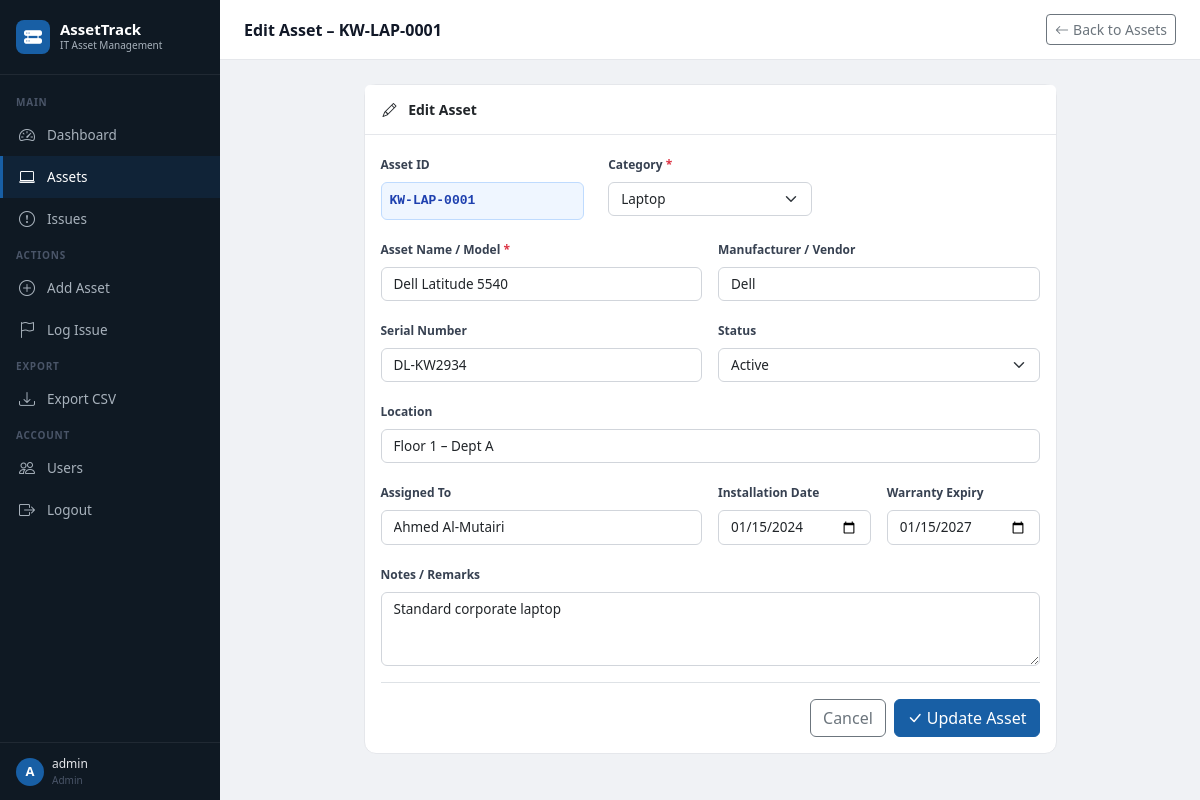
Page /assets/KW-LAP-0001/edit (signed in) on the committed database.
### tables this page shows
CREATE TABLE users (
            id INTEGER PRIMARY KEY AUTOINCREMENT,
            username TEXT UNIQUE NOT NULL,
            password TEXT NOT NULL,
            role TEXT DEFAULT 'viewer',
            created_at TEXT DEFAULT (datetime('now'))
        );

CREATE TABLE assets (
            id INTEGER PRIMARY KEY AUTOINCREMENT,
            asset_id TEXT UNIQUE NOT NULL,
            name TEXT NOT NULL,
            category TEXT NOT NULL,
            manufacturer TEXT,
            serial_number TEXT,
            location TEXT,
            assigned_to TEXT,
            install_date TEXT,
            warranty_expiry TEXT,
            status TEXT DEFAULT 'Active',
            notes TEXT,
            created_at TEXT DEFAULT (datetime('now'))
        );

### app.py (the view, shortened to what this page needs)
@app.route('/assets/<asset_id>/edit', methods=['GET', 'POST'])
@login_required
def edit_asset(asset_id):
    conn = get_db()
    c = conn.cursor()
    c.execute("SELECT * FROM assets WHERE asset_id=?", (asset_id,))
    asset = c.fetchone()
    if not asset:
        flash('Asset not found.', 'error')
        return redirect(url_for('assets'))
    conn.close()
    return render_template('asset_form.html', asset=asset, categories=list(CATEGORY_CODES.keys()))

### app.py (called while the page is built)
@login_manager.user_loader
def load_user(user_id):
    conn = get_db()
    c = conn.cursor()
    c.execute("SELECT * FROM users WHERE id=?", (user_id,))
    row = c.fetchone()
    conn.close()
    if row:
        return User(row['id'], row['username'], row['role'])
    return None

def get_db():
    conn = sqlite3.connect(DB_PATH)
    conn.row_factory = sqlite3.Row
    return conn

### templates/asset_form.html (shortened to what this page needs)
{% extends "base.html" %}
{% block page_title %}{{ 'Edit Asset – ' + asset['asset_id'] if asset else 'Add New Asset' }}{% endblock %}
{% block topbar_actions %}
<a href="{{ url_for('assets') }}" class="btn btn-outline-secondary btn-sm"><i class="bi bi-arrow-left me-1"></i>Back to Assets</a>
{% endblock %}
{% block content %}
<div class="row justify-content-center">
<div class="col-lg-9">
<div class="card">
    <div class="card-header">
        <i class="bi bi-{{ 'pencil' if asset else 'plus-circle' }} me-2"></i>
        {{ 'Edit Asset' if asset else 'Add New Asset' }}
    </div>
    <div class="card-body">
        <form method="post">
            {% if not asset %}
            <div class="row mb-3">
                <div class="col-md-4">
                    <label class="form-label">Category <span class="text-danger">*</span></label>
                    <select name="category" id="category-select" class="form-select" required onchange="updatePreviewId(this.value)">
                        {% for cat in categories %}
                        <option value="{{ cat }}">{{ cat }}</option>
                        {% endfor %}
                    </select>
                </div>
                <div class="col-md-4">
                    <label class="form-label">Asset ID (Auto-generated)</label>
                    <div class="p-2 rounded" style="background:#eff6ff; border:1px solid #bfdbfe; font-family:monospace; font-size:13px; color:#1e40af; font-weight:600" id="preview-id">
                        {{ preview_ids['Laptop'] if preview_ids else 'KW-LAP-0001' }}
                    </div>
                </div>
            </div>
            {% else %}
            <div class="row mb-3">
                <div class="col-md-4">
                    <label class="form-label">Asset ID</label>
                    <div class="p-2 rounded" style="background:#eff6ff; border:1px solid #bfdbfe; font-family:monospace; font-size:13px; color:#1e40af; font-weight:600">
                        {{ asset['asset_id'] }}
                    </div>
                </div>
                <div class="col-md-4">
                    <label class="form-label">Category <span class="text-danger">*</span></label>
                    <select name="category" class="form-select" required>
                        {% for cat in categories %}
                        <option value="{{ cat }}" {{ 'selected' if asset['category'] == cat }}>{{ cat }}</option>
                        {% endfor %}
                    </select>
                </div>
            </div>
            {% endif %}
            <div class="row g-3 mb-3">
                <div class="col-md-6">
                    <label class="form-label">Asset Name / Model <span class="text-danger">*</span></label>
                    <input type="text" name="name" class="form-control" placeholder="e.g. Dell Latitude 5540" value="{{ asset['name'] if asset else '' }}" required>
                </div>
                <div class="col-md-6">
                    <label class="form-label">Manufacturer / Vendor</label>
                    <input type="text" name="manufacturer" class="form-control" placeholder="e.g. Dell, HP, Cisco" value="{{ asset['manufacturer'] if asset else '' }}">
                </div>
                <div class="col-md-6">
                    <label class="form-label">Serial Number</label>
                    <input type="text" name="serial_number" class="form-control" placeholder="e.g. DL-KW2934" value="{{ asset['serial_number'] if asset else '' }}">
                </div>
                <div class="col-md-6">
                    <label class="form-label">Status</label>
                    <select name="status" class="form-select">
                        {% for s in ['Active', 'In Repair', 'In Storage', 'Retired'] %}
                        <option value="{{ s }}" {{ 'selected' if asset and asset['status'] == s }}>{{ s }}</option>
                        {% endfor %}
                    </select>
                </div>
                <div class="col-md-12">
                    <label class="form-label">Location</label>
                    <input type="text" name="location" class="form-control" placeholder="e.g. Head Office – Floor 2 – Finance Dept" value="{{ asset['location'] if asset else '' }}">
                </div>
                <div class="col-md-6">
                    <label class="form-label">Assigned To</label>
                    <input type="text" name="assigned_to" class="form-control" placeholder="Employee name or department" value="{{ asset['assigned_to'] if asset else '' }}">
                </div>
                <div class="col-md-3">
                    <label class="form-label">Installation Date</label>
                    <input type="date" name="install_date" class="form-control" value="{{ asset['install_date'] if asset else '' }}">
                </div>
                <div class="col-md-3">
                    <label class="form-label">Warranty Expiry</label>
                    <input type="date" name="warranty_expiry" class="form-control" value="{{ asset['warranty_expiry'] if asset else '' }}">
                </div>
                <div class="col-12">
                    <label class="form-label">Notes / Remarks</label>
                    <textarea name="notes" class="form-control" rows="3" placeholder="Configuration notes, specs, or any additional info...">{{ asset['notes'] if asset else '' }}</textarea>
                </div>
            </div>
            <div class="d-flex justify-content-end gap-2 border-top pt-3">
                <a href="{{ url_for('assets') }}" class="btn btn-outline-secondary">Cancel</a>
                <button type="submit" class="btn btn-primary">
                    <i class="bi bi-check-lg me-1"></i>{{ 'Update Asset' if asset else 'Save Asset' }}
                </button>
            </div>
        </form>
    </div>
</div>
</div>
</div>
{% endblock %}

### templates/base.html (shortened to what this page needs)
<!DOCTYPE html>
<html lang="en">
<head>
    <link href="https://cdn.jsdelivr.net/npm/bootstrap@5.3.2/dist/css/bootstrap.min.css" rel="stylesheet">
    <link href="https://cdn.jsdelivr.net/npm/bootstrap-icons@1.11.3/font/bootstrap-icons.min.css" rel="stylesheet">
</head>
<body>
<aside class="sidebar">
    <div class="sidebar-logo">
        <div class="logo-icon"><i class="bi bi-hdd-rack-fill"></i></div>
        <div>
            <div class="logo-text">AssetTrack</div>
            <div class="logo-sub">IT Asset Management</div>
        </div>
    </div>
    <nav class="sidebar-nav">
        <div class="sidebar-section">Main</div>
        <div class="nav-item">
            <a href="{{ url_for('dashboard') }}" class="{{ 'active' if request.endpoint == 'dashboard' }}">
                <i class="bi bi-speedometer2"></i> Dashboard
            </a>
        </div>
        <div class="nav-item">
            <a href="{{ url_for('assets') }}" class="{{ 'active' if request.endpoint in ['assets','asset_detail','add_asset','edit_asset'] }}">
                <i class="bi bi-laptop"></i> Assets
            </a>
        </div>
        <div class="nav-item">
            <a href="{{ url_for('issues') }}" class="{{ 'active' if request.endpoint in ['issues','add_issue'] }}">
                <i class="bi bi-exclamation-circle"></i> Issues
            </a>
        </div>
        <div class="sidebar-section">Actions</div>
        <div class="nav-item">
            <a href="{{ url_for('add_asset') }}" class="{{ 'active' if request.endpoint == 'add_asset' }}">
                <i class="bi bi-plus-circle"></i> Add Asset
            </a>
        </div>
        <div class="nav-item">
            <a href="{{ url_for('add_issue') }}">
                <i class="bi bi-flag"></i> Log Issue
            </a>
        </div>
        <div class="sidebar-section">Export</div>
        <div class="nav-item">
            <a href="{{ url_for('export_csv') }}">
                <i class="bi bi-download"></i> Export CSV
            </a>
        </div>
        <div class="sidebar-section">Account</div>
        <div class="nav-item">
            <a href="{{ url_for('users_list') }}" class="{{ 'active' if request.endpoint == 'users_list' }}">
                <i class="bi bi-people"></i> Users
            </a>
        </div>
        <div class="nav-item">
            <a href="{{ url_for('logout') }}">
                <i class="bi bi-box-arrow-right"></i> Logout
            </a>
        </div>
    </nav>
    <div style="padding: 12px 16px; border-top: 1px solid rgba(255,255,255,0.07); display:flex; align-items:center; gap:8px;">
        <div style="width:28px; height:28px; background:#185FA5; border-radius:50%; display:flex; align-items:center; justify-content:center; font-size:13px; color:#fff; font-weight:600;">
            {{ current_user.username[0].upper() if current_user.is_authenticated else '?' }}
        </div>
        <div>
            <div style="font-size:12px; color:#e5e7eb; font-weight:500;">{{ current_user.username if current_user.is_authenticated }}</div>
            <div style="font-size:10px; color:#4a5568;">{{ current_user.role.title() if current_user.is_authenticated }}</div>
        </div>
    </div>
</aside>
<main class="main-content">
    <div class="topbar">
        <div class="topbar-title">{% block page_title %}AssetTrack{% endblock %}</div>
        <div class="topbar-actions">{% block topbar_actions %}{% endblock %}</div>
    </div>
    <div class="page-body">
        {% block content %}{% endblock %}
    </div>
</main>
</body>
</html>

### templates/base.html (style rules this page uses)
:root { --sidebar-width: 220px; --primary: #185FA5; --primary-dark: #0C447C; --sidebar-bg: #0f1923; --sidebar-text: #a8b2bc; --sidebar-active: #185FA5; }
body { background: #f0f2f5; font-family: 'Segoe UI', sans-serif; margin: 0; }
.sidebar { position: fixed; top: 0; left: 0; height: 100vh; width: var(--sidebar-width); background: var(--sidebar-bg); display: flex; flex-direction: column; z-index: 100; padding: 0; }
.sidebar-logo { padding: 20px 16px; border-bottom: 1px solid rgba(255,255,255,0.07); display: flex; align-items: center; gap: 10px; }
.sidebar-logo .logo-icon { width: 34px; height: 34px; background: var(--primary); border-radius: 8px; display: flex; align-items: center; justify-content: center; }
.sidebar-logo .logo-icon i { color: #fff; font-size: 18px; }
.sidebar-logo .logo-text { color: #fff; font-size: 15px; font-weight: 600; line-height: 1.1; }
.sidebar-logo .logo-sub { color: var(--sidebar-text); font-size: 10px; }
.sidebar-nav { padding: 12px 0; flex: 1; }
.sidebar-section { padding: 8px 16px 4px; color: #4a5568; font-size: 10px; font-weight: 600; text-transform: uppercase; letter-spacing: 0.8px; }
.nav-item a { display: flex; align-items: center; gap: 10px; padding: 9px 16px; color: var(--sidebar-text); text-decoration: none; font-size: 13.5px; transition: all 0.15s; border-left: 3px solid transparent; }
.nav-item a.active { background: rgba(24,95,165,0.15); color: #fff; border-left-color: var(--primary); }
.nav-item a i { font-size: 16px; width: 18px; }
.main-content { margin-left: var(--sidebar-width); min-height: 100vh; }
.topbar { background: #fff; border-bottom: 1px solid #e5e7eb; padding: 14px 24px; display: flex; align-items: center; justify-content: space-between; position: sticky; top: 0; z-index: 50; }
.topbar-title { font-size: 16px; font-weight: 600; color: #111827; }
.topbar-actions { display: flex; gap: 8px; }
.page-body { padding: 24px; }
.card { border: 1px solid #e5e7eb; border-radius: 12px; box-shadow: none; }
.card-header { background: #fff; border-bottom: 1px solid #e5e7eb; padding: 14px 18px; font-weight: 600; font-size: 14px; }
.btn-primary { background: var(--primary); border-color: var(--primary); }
.form-label { font-size: 12px; font-weight: 600; color: #374151; }
.form-control, .form-select { font-size: 13.5px; border-color: #d1d5db; }

### rows in the picture
users: username "A", username "admin", role "Admin"
assets: asset "Edit Asset – KW-LAP-0001", asset_id "KW-LAP-0001", name "Dell Latitude 5540", manufacturer "Dell", serial_number "DL-KW2934", location "Floor 1 – Dept A", assigned_to "Ahmed Al-Mutairi", install_date "01/15/2024", warranty_expiry "01/15/2027", notes "Standard corporate laptop"

### other values in the picture
{{ 'Edit Asset' if asset else 'Add New Asset' }} "Edit Asset"
{{ 'Update Asset' if asset else 'Save Asset' }} "Update Asset"
form field category "Laptop"
form field status "Active"
